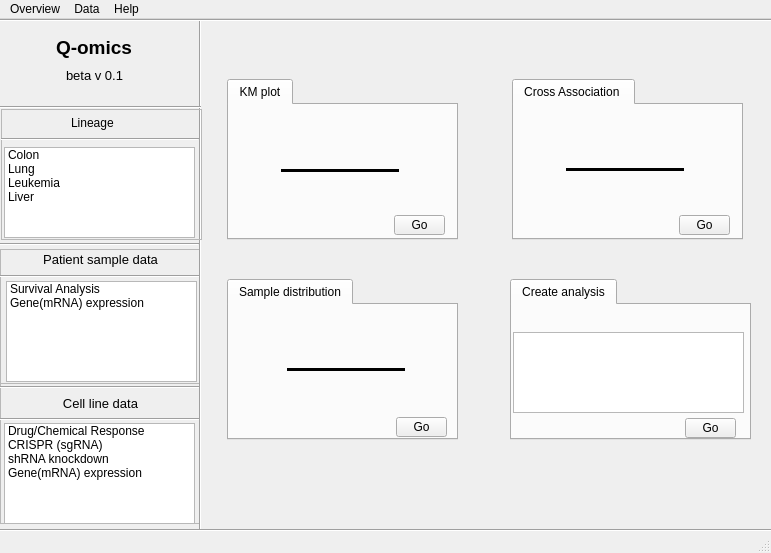
<?xml version="1.0" encoding="UTF-8"?>
<ui version="4.0">
 <class>MainWindow</class>
 <widget class="QMainWindow" name="MainWindow">
  <property name="geometry">
   <rect>
    <x>0</x>
    <y>0</y>
    <width>771</width>
    <height>553</height>
   </rect>
  </property>
  <property name="windowTitle">
   <string>Qomics</string>
  </property>
  <property name="windowIcon">
   <iconset>
    <normaloff>image/Qomics_icon.png</normaloff>image/Qomics_icon.png</iconset>
  </property>
  <property name="autoFillBackground">
   <bool>true</bool>
  </property>
  <widget class="QWidget" name="centralwidget">
   <widget class="QFrame" name="frame">
    <property name="geometry">
     <rect>
      <x>0</x>
      <y>230</y>
      <width>200</width>
      <height>141</height>
     </rect>
    </property>
    <property name="autoFillBackground">
     <bool>true</bool>
    </property>
    <property name="frameShape">
     <enum>QFrame::StyledPanel</enum>
    </property>
    <property name="frameShadow">
     <enum>QFrame::Raised</enum>
    </property>
    <widget class="Line" name="line_3">
     <property name="geometry">
      <rect>
       <x>0</x>
       <y>19</y>
       <width>201</width>
       <height>16</height>
      </rect>
     </property>
     <property name="orientation">
      <enum>Qt::Horizontal</enum>
     </property>
    </widget>
    <widget class="QLabel" name="patient_label">
     <property name="geometry">
      <rect>
       <x>10</x>
       <y>0</y>
       <width>181</width>
       <height>21</height>
      </rect>
     </property>
     <property name="font">
      <font>
       <family>Arial</family>
       <pointsize>10</pointsize>
      </font>
     </property>
     <property name="text">
      <string>Patient sample data</string>
     </property>
     <property name="textFormat">
      <enum>Qt::PlainText</enum>
     </property>
     <property name="alignment">
      <set>Qt::AlignCenter</set>
     </property>
    </widget>
    <widget class="QListWidget" name="patient_list">
     <property name="geometry">
      <rect>
       <x>6</x>
       <y>32</y>
       <width>191</width>
       <height>101</height>
      </rect>
     </property>
     <property name="dragEnabled">
      <bool>true</bool>
     </property>
     <property name="dragDropMode">
      <enum>QAbstractItemView::DragOnly</enum>
     </property>
     <item>
      <property name="text">
       <string>Survival Analysis</string>
      </property>
      <property name="icon">
       <iconset>
        <normaloff>png/Survival.png</normaloff>png/Survival.png</iconset>
      </property>
     </item>
     <item>
      <property name="text">
       <string>Gene(mRNA) expression</string>
      </property>
      <property name="icon">
       <iconset>
        <normaloff>png/Gene (mRNA) expression.png</normaloff>png/Gene (mRNA) expression.png</iconset>
      </property>
     </item>
    </widget>
   </widget>
   <widget class="QFrame" name="frame_2">
    <property name="geometry">
     <rect>
      <x>0</x>
      <y>364</y>
      <width>201</width>
      <height>141</height>
     </rect>
    </property>
    <property name="autoFillBackground">
     <bool>true</bool>
    </property>
    <property name="frameShape">
     <enum>QFrame::StyledPanel</enum>
    </property>
    <property name="frameShadow">
     <enum>QFrame::Raised</enum>
    </property>
    <widget class="Line" name="line_4">
     <property name="geometry">
      <rect>
       <x>0</x>
       <y>28</y>
       <width>201</width>
       <height>16</height>
      </rect>
     </property>
     <property name="orientation">
      <enum>Qt::Horizontal</enum>
     </property>
    </widget>
    <widget class="Line" name="line">
     <property name="geometry">
      <rect>
       <x>0</x>
       <y>-11</y>
       <width>201</width>
       <height>31</height>
      </rect>
     </property>
     <property name="orientation">
      <enum>Qt::Horizontal</enum>
     </property>
    </widget>
    <widget class="QLabel" name="cell_label">
     <property name="geometry">
      <rect>
       <x>10</x>
       <y>10</y>
       <width>181</width>
       <height>21</height>
      </rect>
     </property>
     <property name="font">
      <font>
       <family>Arial</family>
       <pointsize>10</pointsize>
      </font>
     </property>
     <property name="text">
      <string>Cell line data</string>
     </property>
     <property name="textFormat">
      <enum>Qt::PlainText</enum>
     </property>
     <property name="alignment">
      <set>Qt::AlignCenter</set>
     </property>
    </widget>
    <widget class="QListWidget" name="cell_list">
     <property name="geometry">
      <rect>
       <x>4</x>
       <y>40</y>
       <width>191</width>
       <height>101</height>
      </rect>
     </property>
     <property name="dragEnabled">
      <bool>true</bool>
     </property>
     <property name="dragDropMode">
      <enum>QAbstractItemView::DragOnly</enum>
     </property>
     <item>
      <property name="text">
       <string>Drug/Chemical Response</string>
      </property>
      <property name="icon">
       <iconset>
        <normaloff>png/Drug&amp;Chemicals.png</normaloff>png/Drug&amp;Chemicals.png</iconset>
      </property>
     </item>
     <item>
      <property name="text">
       <string>CRISPR (sgRNA)</string>
      </property>
      <property name="icon">
       <iconset>
        <normaloff>png/CRISPR (sgRNA).png</normaloff>png/CRISPR (sgRNA).png</iconset>
      </property>
     </item>
     <item>
      <property name="text">
       <string>shRNA knockdown</string>
      </property>
      <property name="icon">
       <iconset>
        <normaloff>png/shRNA knockdown.png</normaloff>png/shRNA knockdown.png</iconset>
      </property>
     </item>
     <item>
      <property name="text">
       <string>Gene(mRNA) expression</string>
      </property>
      <property name="icon">
       <iconset>
        <normaloff>png/Gene(mRNA) expression.png</normaloff>png/Gene(mRNA) expression.png</iconset>
      </property>
     </item>
    </widget>
   </widget>
   <widget class="Line" name="line_2">
    <property name="geometry">
     <rect>
      <x>190</x>
      <y>-20</y>
      <width>20</width>
      <height>571</height>
     </rect>
    </property>
    <property name="orientation">
     <enum>Qt::Vertical</enum>
    </property>
   </widget>
   <widget class="Line" name="line_5">
    <property name="geometry">
     <rect>
      <x>-2</x>
      <y>215</y>
      <width>201</width>
      <height>20</height>
     </rect>
    </property>
    <property name="orientation">
     <enum>Qt::Horizontal</enum>
    </property>
   </widget>
   <widget class="Line" name="line_6">
    <property name="geometry">
     <rect>
      <x>-2</x>
      <y>-9</y>
      <width>801</width>
      <height>20</height>
     </rect>
    </property>
    <property name="orientation">
     <enum>Qt::Horizontal</enum>
    </property>
   </widget>
   <widget class="Line" name="line_8">
    <property name="geometry">
     <rect>
      <x>0</x>
      <y>503</y>
      <width>801</width>
      <height>16</height>
     </rect>
    </property>
    <property name="orientation">
     <enum>Qt::Horizontal</enum>
    </property>
   </widget>
   <widget class="QFrame" name="frame_3">
    <property name="geometry">
     <rect>
      <x>1</x>
      <y>90</y>
      <width>201</width>
      <height>131</height>
     </rect>
    </property>
    <property name="frameShape">
     <enum>QFrame::StyledPanel</enum>
    </property>
    <property name="frameShadow">
     <enum>QFrame::Raised</enum>
    </property>
    <widget class="QLabel" name="label">
     <property name="geometry">
      <rect>
       <x>70</x>
       <y>3</y>
       <width>56</width>
       <height>21</height>
      </rect>
     </property>
     <property name="font">
      <font>
       <family>Arial</family>
      </font>
     </property>
     <property name="text">
      <string>Lineage</string>
     </property>
    </widget>
    <widget class="Line" name="line_7">
     <property name="geometry">
      <rect>
       <x>-3</x>
       <y>20</y>
       <width>201</width>
       <height>20</height>
      </rect>
     </property>
     <property name="orientation">
      <enum>Qt::Horizontal</enum>
     </property>
    </widget>
    <widget class="QListWidget" name="listWidget">
     <property name="geometry">
      <rect>
       <x>3</x>
       <y>38</y>
       <width>191</width>
       <height>91</height>
      </rect>
     </property>
     <property name="dragEnabled">
      <bool>true</bool>
     </property>
     <property name="dragDropMode">
      <enum>QAbstractItemView::DragOnly</enum>
     </property>
     <item>
      <property name="text">
       <string>Colon</string>
      </property>
      <property name="icon">
       <iconset>
        <normaloff>png/Colon.png</normaloff>png/Colon.png</iconset>
      </property>
     </item>
     <item>
      <property name="text">
       <string>Lung</string>
      </property>
      <property name="icon">
       <iconset>
        <normaloff>png/Lung.png</normaloff>png/Lung.png</iconset>
      </property>
     </item>
     <item>
      <property name="text">
       <string>Leukemia</string>
      </property>
      <property name="icon">
       <iconset>
        <normaloff>png/Leukemia.png</normaloff>png/Leukemia.png</iconset>
      </property>
     </item>
     <item>
      <property name="text">
       <string>Liver</string>
      </property>
      <property name="icon">
       <iconset>
        <normaloff>png/Liver.png</normaloff>png/Liver.png</iconset>
      </property>
     </item>
    </widget>
   </widget>
   <widget class="QTabWidget" name="tabWidget_4">
    <property name="geometry">
     <rect>
      <x>227</x>
      <y>60</y>
      <width>231</width>
      <height>161</height>
     </rect>
    </property>
    <property name="cursor">
     <cursorShape>ArrowCursor</cursorShape>
    </property>
    <property name="layoutDirection">
     <enum>Qt::LeftToRight</enum>
    </property>
    <widget class="QWidget" name="widget">
     <attribute name="title">
      <string>KM plot</string>
     </attribute>
     <widget class="QLabel" name="label_4">
      <property name="geometry">
       <rect>
        <x>5</x>
        <y>40</y>
        <width>111</width>
        <height>51</height>
       </rect>
      </property>
      <property name="text">
       <string/>
      </property>
      <property name="pixmap">
       <pixmap>png/Survival.png</pixmap>
      </property>
     </widget>
     <widget class="QLabel" name="label_5">
      <property name="geometry">
       <rect>
        <x>114</x>
        <y>32</y>
        <width>111</width>
        <height>71</height>
       </rect>
      </property>
      <property name="text">
       <string/>
      </property>
      <property name="pixmap">
       <pixmap>png/Gene(mRNA) expression.png</pixmap>
      </property>
     </widget>
     <widget class="QToolButton" name="kmplot_btn">
      <property name="geometry">
       <rect>
        <x>165</x>
        <y>110</y>
        <width>51</width>
        <height>20</height>
       </rect>
      </property>
      <property name="font">
       <font>
        <family>Arial</family>
       </font>
      </property>
      <property name="text">
       <string>Go</string>
      </property>
     </widget>
     <widget class="Line" name="line_10">
      <property name="geometry">
       <rect>
        <x>52</x>
        <y>64</y>
        <width>118</width>
        <height>3</height>
       </rect>
      </property>
      <property name="frameShadow">
       <enum>QFrame::Plain</enum>
      </property>
      <property name="lineWidth">
       <number>5</number>
      </property>
      <property name="orientation">
       <enum>Qt::Horizontal</enum>
      </property>
     </widget>
     <zorder>line_10</zorder>
     <zorder>label_4</zorder>
     <zorder>label_5</zorder>
     <zorder>kmplot_btn</zorder>
    </widget>
   </widget>
   <widget class="QTabWidget" name="tabWidget_5">
    <property name="geometry">
     <rect>
      <x>512</x>
      <y>60</y>
      <width>231</width>
      <height>161</height>
     </rect>
    </property>
    <widget class="QWidget" name="tabWidget_5Page1">
     <attribute name="title">
      <string>Cross Association </string>
     </attribute>
     <widget class="QLabel" name="label_6">
      <property name="geometry">
       <rect>
        <x>6</x>
        <y>40</y>
        <width>111</width>
        <height>51</height>
       </rect>
      </property>
      <property name="text">
       <string/>
      </property>
      <property name="pixmap">
       <pixmap>png/Gene (mRNA) expression.png</pixmap>
      </property>
     </widget>
     <widget class="QLabel" name="label_7">
      <property name="geometry">
       <rect>
        <x>113</x>
        <y>41</y>
        <width>111</width>
        <height>51</height>
       </rect>
      </property>
      <property name="text">
       <string/>
      </property>
      <property name="pixmap">
       <pixmap>png/CRISPR (sgRNA).png</pixmap>
      </property>
     </widget>
     <widget class="QToolButton" name="cross_btn">
      <property name="geometry">
       <rect>
        <x>165</x>
        <y>110</y>
        <width>51</width>
        <height>20</height>
       </rect>
      </property>
      <property name="font">
       <font>
        <family>Arial</family>
       </font>
      </property>
      <property name="text">
       <string>Go</string>
      </property>
     </widget>
     <widget class="Line" name="line_11">
      <property name="geometry">
       <rect>
        <x>52</x>
        <y>63</y>
        <width>118</width>
        <height>3</height>
       </rect>
      </property>
      <property name="frameShadow">
       <enum>QFrame::Plain</enum>
      </property>
      <property name="lineWidth">
       <number>5</number>
      </property>
      <property name="orientation">
       <enum>Qt::Horizontal</enum>
      </property>
     </widget>
     <zorder>line_11</zorder>
     <zorder>label_6</zorder>
     <zorder>label_7</zorder>
     <zorder>cross_btn</zorder>
    </widget>
   </widget>
   <widget class="QTabWidget" name="tabWidget_6">
    <property name="geometry">
     <rect>
      <x>227</x>
      <y>260</y>
      <width>231</width>
      <height>161</height>
     </rect>
    </property>
    <widget class="QWidget" name="tabWidget_6Page1">
     <attribute name="title">
      <string>Sample distribution</string>
     </attribute>
     <widget class="QLabel" name="label_8">
      <property name="geometry">
       <rect>
        <x>8</x>
        <y>40</y>
        <width>111</width>
        <height>51</height>
       </rect>
      </property>
      <property name="text">
       <string/>
      </property>
      <property name="pixmap">
       <pixmap>png/Gene (mRNA) expression.png</pixmap>
      </property>
     </widget>
     <widget class="QLabel" name="label_9">
      <property name="geometry">
       <rect>
        <x>116</x>
        <y>40</y>
        <width>111</width>
        <height>51</height>
       </rect>
      </property>
      <property name="text">
       <string/>
      </property>
      <property name="pixmap">
       <pixmap>png/Drug&amp;Chemicals.png</pixmap>
      </property>
     </widget>
     <widget class="QToolButton" name="sample_btn">
      <property name="geometry">
       <rect>
        <x>167</x>
        <y>112</y>
        <width>51</width>
        <height>20</height>
       </rect>
      </property>
      <property name="font">
       <font>
        <family>Arial</family>
       </font>
      </property>
      <property name="text">
       <string>Go</string>
      </property>
     </widget>
     <widget class="Line" name="line_12">
      <property name="geometry">
       <rect>
        <x>58</x>
        <y>63</y>
        <width>118</width>
        <height>3</height>
       </rect>
      </property>
      <property name="frameShadow">
       <enum>QFrame::Plain</enum>
      </property>
      <property name="lineWidth">
       <number>5</number>
      </property>
      <property name="orientation">
       <enum>Qt::Horizontal</enum>
      </property>
     </widget>
     <zorder>line_12</zorder>
     <zorder>label_8</zorder>
     <zorder>label_9</zorder>
     <zorder>sample_btn</zorder>
    </widget>
   </widget>
   <widget class="QTabWidget" name="tabWidget_7">
    <property name="geometry">
     <rect>
      <x>510</x>
      <y>260</y>
      <width>241</width>
      <height>161</height>
     </rect>
    </property>
    <widget class="QWidget" name="tabWidget_7Page1">
     <attribute name="title">
      <string>Create analysis</string>
     </attribute>
     <widget class="QListWidget" name="create_list">
      <property name="geometry">
       <rect>
        <x>1</x>
        <y>27</y>
        <width>231</width>
        <height>81</height>
       </rect>
      </property>
      <property name="font">
       <font>
        <family>Arial</family>
       </font>
      </property>
      <property name="contextMenuPolicy">
       <enum>Qt::DefaultContextMenu</enum>
      </property>
      <property name="autoFillBackground">
       <bool>true</bool>
      </property>
      <property name="dragEnabled">
       <bool>true</bool>
      </property>
      <property name="dragDropMode">
       <enum>QAbstractItemView::DragDrop</enum>
      </property>
      <property name="selectionMode">
       <enum>QAbstractItemView::MultiSelection</enum>
      </property>
      <property name="iconSize">
       <size>
        <width>120</width>
        <height>60</height>
       </size>
      </property>
      <property name="textElideMode">
       <enum>Qt::ElideNone</enum>
      </property>
      <property name="verticalScrollMode">
       <enum>QAbstractItemView::ScrollPerItem</enum>
      </property>
      <property name="viewMode">
       <enum>QListView::IconMode</enum>
      </property>
      <property name="itemAlignment">
       <set>Qt::AlignCenter</set>
      </property>
     </widget>
     <widget class="QToolButton" name="create_btn">
      <property name="geometry">
       <rect>
        <x>173</x>
        <y>113</y>
        <width>51</width>
        <height>20</height>
       </rect>
      </property>
      <property name="font">
       <font>
        <family>Arial</family>
       </font>
      </property>
      <property name="text">
       <string>Go</string>
      </property>
     </widget>
    </widget>
   </widget>
   <widget class="Line" name="line_9">
    <property name="geometry">
     <rect>
      <x>0</x>
      <y>80</y>
      <width>201</width>
      <height>16</height>
     </rect>
    </property>
    <property name="orientation">
     <enum>Qt::Horizontal</enum>
    </property>
   </widget>
   <widget class="QLabel" name="label_2">
    <property name="geometry">
     <rect>
      <x>56</x>
      <y>8</y>
      <width>121</width>
      <height>41</height>
     </rect>
    </property>
    <property name="font">
     <font>
      <family>Arial</family>
      <pointsize>14</pointsize>
      <weight>75</weight>
      <bold>true</bold>
     </font>
    </property>
    <property name="text">
     <string>Q-omics</string>
    </property>
   </widget>
   <widget class="QLabel" name="label_3">
    <property name="geometry">
     <rect>
      <x>66</x>
      <y>41</y>
      <width>121</width>
      <height>31</height>
     </rect>
    </property>
    <property name="font">
     <font>
      <family>Arial</family>
      <pointsize>10</pointsize>
     </font>
    </property>
    <property name="text">
     <string>beta v 0.1</string>
    </property>
   </widget>
  </widget>
  <widget class="QMenuBar" name="menubar">
   <property name="geometry">
    <rect>
     <x>0</x>
     <y>0</y>
     <width>771</width>
     <height>21</height>
    </rect>
   </property>
   <widget class="QMenu" name="menuFile">
    <property name="font">
     <font>
      <family>Arial</family>
     </font>
    </property>
    <property name="contextMenuPolicy">
     <enum>Qt::ActionsContextMenu</enum>
    </property>
    <property name="title">
     <string>Overview</string>
    </property>
   </widget>
   <widget class="QMenu" name="menuCreate">
    <property name="font">
     <font>
      <family>Arial</family>
     </font>
    </property>
    <property name="contextMenuPolicy">
     <enum>Qt::ActionsContextMenu</enum>
    </property>
    <property name="title">
     <string>Data</string>
    </property>
   </widget>
   <widget class="QMenu" name="menuHelp">
    <property name="font">
     <font>
      <family>Arial</family>
     </font>
    </property>
    <property name="cursor">
     <cursorShape>ArrowCursor</cursorShape>
    </property>
    <property name="contextMenuPolicy">
     <enum>Qt::ActionsContextMenu</enum>
    </property>
    <property name="layoutDirection">
     <enum>Qt::RightToLeft</enum>
    </property>
    <property name="autoFillBackground">
     <bool>true</bool>
    </property>
    <property name="title">
     <string>Help</string>
    </property>
   </widget>
   <addaction name="menuFile"/>
   <addaction name="menuCreate"/>
   <addaction name="menuHelp"/>
  </widget>
  <widget class="QStatusBar" name="statusbar"/>
  <action name="quit_action">
   <property name="checkable">
    <bool>false</bool>
   </property>
   <property name="checked">
    <bool>false</bool>
   </property>
   <property name="text">
    <string>Quit</string>
   </property>
   <property name="whatsThis">
    <string>quit function of menubar</string>
   </property>
   <property name="font">
    <font>
     <family>Arial</family>
    </font>
   </property>
   <property name="menuRole">
    <enum>QAction::QuitRole</enum>
   </property>
   <property name="iconVisibleInMenu">
    <bool>false</bool>
   </property>
  </action>
 </widget>
 <resources/>
 <connections/>
</ui>
